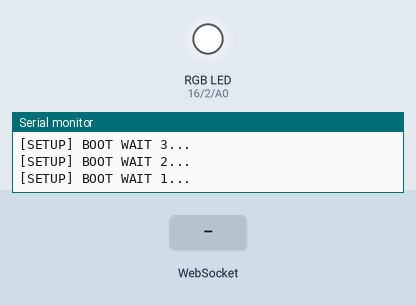
Recording of a sketch running on a simulated ESP8266 (NodeMCU). On the bench: an RGB LED mixed from three pins (HIGH = lit), the last lines printed to the serial monitor. The inputs (shaded band) are chosen by the test bench. WiFi joins after 1.5 s; servers stay silent unless stated.

Above: at 4.1 s.
At 6.7 s:
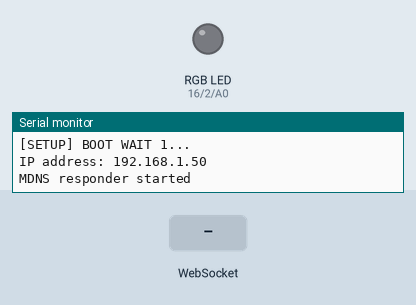
6.8 s: WebSocket text "#" received
8.3 s: WebSocket text "5" received
Timing chart, 0 to 11.3 s (numbered marks = the images above; inputs shaded):
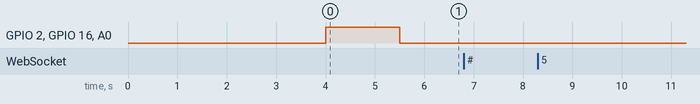

The sketch:

SimpleSocket2.0.ino
```cpp
/* https://github.com/Links2004/arduinoWebSockets/blob/master/examples/esp8266/WebSocketServer_LEDcontrol/WebSocketServer_LEDcontrol.ino
 * WebSocketServer_LEDcontrol.ino
 *
 *  Created on: 26.11.2015
 *
 */

#include <Arduino.h>

#include <ESP8266WiFi.h>
#include <ESP8266WiFiMulti.h>
#include <WebSocketsServer.h>
#include <ESP8266WebServer.h>
#include <ESP8266mDNS.h>
#include <Hash.h>

#define LED_RED     16
#define LED_GREEN   2
#define LED_BLUE    17

#define USE_SERIAL Serial


ESP8266WiFiMulti WiFiMulti;

ESP8266WebServer server(80);
WebSocketsServer webSocket = WebSocketsServer(81);

void webSocketEvent(uint8_t num, WStype_t type, uint8_t * payload, size_t length) {

    switch(type) {
        case WStype_DISCONNECTED:
            USE_SERIAL.printf("[%u] Disconnected!\n", num);
            break;
        case WStype_CONNECTED: {
            IPAddress ip = webSocket.remoteIP(num);
            USE_SERIAL.printf("[%u] Connected from %d.%d.%d.%d url: %s\n", num, ip[0], ip[1], ip[2], ip[3], payload);

            // send message to client
            webSocket.sendTXT(num, "Connected");
        }
            break;
        case WStype_TEXT:
            USE_SERIAL.printf("[%u] get Text: %s\n", num, payload);

            if(payload[0] == '#') {
                // we get RGB data

                // decode rgb data
                uint32_t rgb = (uint32_t) strtol((const char *) &payload[1], NULL, 16);

                analogWrite(LED_RED,    ((rgb >> 16) & 0xFF));
                analogWrite(LED_GREEN,  ((rgb >> 8) & 0xFF));
                analogWrite(LED_BLUE,   ((rgb >> 0) & 0xFF));
            }

            break;
    }

}

void setup() {
    //USE_SERIAL.begin(921600);
    USE_SERIAL.begin(115200);

    //USE_SERIAL.setDebugOutput(true);

    USE_SERIAL.println();
    USE_SERIAL.println();
    USE_SERIAL.println();

    for(uint8_t t = 4; t > 0; t--) {
        USE_SERIAL.printf("[SETUP] BOOT WAIT %d...\n", t);
        USE_SERIAL.flush();
        delay(1000);
    }

    pinMode(LED_RED, OUTPUT);
    pinMode(LED_GREEN, OUTPUT);
    pinMode(LED_BLUE, OUTPUT);

    digitalWrite(LED_RED, 1);
    digitalWrite(LED_GREEN, 1);
    digitalWrite(LED_BLUE, 1);

    //Configure a static IP on a network
    IPAddress staticIP(172, 20, 10, 5); //ESP static ip
    IPAddress gateway(172, 20, 10, 1);   //IP Address of your WiFi Router (Gateway)
    IPAddress subnet(255, 255, 255, 0);  //Subnet mask
    IPAddress dns(8, 8, 8, 8);  //DNS
    WiFi.config(staticIP, subnet, gateway, dns);
    WiFi.begin("Nathan's IPhone", "password");

    //WifiMulti
    WiFiMulti.addAP("Nathan's IPhone", "password");

    while(WiFiMulti.run() != WL_CONNECTED) {
        delay(100);
        USE_SERIAL.print(".");
    }
    Serial.println("");
    Serial.print("IP address: ");
    Serial.println(WiFi.localIP());

    // start webSocket server
    webSocket.begin();
    webSocket.onEvent(webSocketEvent);

    if(MDNS.begin("esp8266")) {
        USE_SERIAL.println("MDNS responder started");
    }

    // handle index
    server.on("/", []() {
        server.send(200, "text/html", "<!DOCTYPE html><html lang=\"en\" dir=\"ltr\"><head><meta charset=\"utf-8\"><title>Lighting</title><style>.button {height: 10vh;width: 80vw;border-radius: 50px;background-color: black;border: 10px solid rgb(0,0,0);color: white;text-align: center;display: inline-block;font-size: 7vh;}.slidecontainer {width: 100}.slider {-webkit-appearance: none;width: 95vw;height: 10vh;border-radius: 50px;background: #d3d3d3;outline: none;opacity: 0.7;-webkit-transition: .2s;transition: opacity .2s;}.slider:hover {opacity: 1;}.slider::-webkit-slider-thumb {-webkit-appearance: none;appearance: none;width: 10vw;height: 10vh;border-radius: 50px;background: rgb(0,0,0);cursor: pointer;}.slider::-moz-range-thumb {width: 10vw;height: 10vh;border-radius: 50px;background: rgb(0,0,0);cursor: pointer;}</style></head><body onload = \"start()\"><center><button type=\"button\" id = \"button\" onclick=\"lightIt()\" class = \"button\">Light</button><br><input type=\"range\" min=\"0\" max=\"1\" value=\"0.5\" step = \"0.01\" class=\"slider\" id=\"brightness\" oninput=\"changeColor()\"><br><canvas id=\"canvas\" width=\"300px\" height=\"500px\"></canvas><br><p id=\"testing\"> </p></center><script type=\"text/javascript\">var canvas = document.getElementById(\"canvas\");var ctx = canvas.getContext(\"2d\");var width, height, length;var color, r, g ,b, a;var Socket;function start() {Socket = new WebSocket(\"ws://172.20.10.5:81/\");Socket.onopen = function(event) {console.log(\"WebSocket is open now.\");};canvas.addEventListener(\"mousedown\", function(e){getColor(canvas, e);});window.addEventListener(\"resize\", function(e) {adjustCanvas();fillColorWheel();});adjustCanvas();fillColorWheel();}function adjustCanvas() {width = window.innerWidth;height = window.innerHeight;length = width >= height ? height : width;length = 0.9 * length;canvas.width = length;canvas.height = length;}function fillColorWheel() {var rOuter = [255, 255, 255, 125, 0, 0, 0, 0, 0, 125, 255, 255];var gOuter = [0, 125, 255, 255, 255, 255, 255, 125, 0, 0, 0, 0];var bOuter = [0, 0, 0, 0, 0, 125, 255, 255, 255, 255, 255, 125];var radius = length / 2 - 5;ctx.strokeStyle = \"black\";for (var i = 0; i < rOuter.length; i++) {ctx.beginPath();ctx.moveTo(length / 2, length / 2);ctx.arc(length / 2, length / 2, radius , i * 2 * Math.PI / rOuter.length - Math.PI / 2, (i + 1) * 2* Math.PI / rOuter.length - Math.PI / 2);ctx.closePath();ctx.fillStyle = \"rgb(\" + rOuter[i] + \" ,\" + gOuter[i] + \",\" + bOuter[i] + \")\";ctx.fill();}var rInner = [255, 255, 255];var gInner = [255, 214, 147];var bInner = [255, 170, 71];var innerRadius = 0.5 * radius;for (var i = 0; i < rInner.length; i++) {ctx.beginPath();ctx.moveTo(length / 2, length / 2);ctx.arc(length / 2, length / 2, innerRadius, i * 2 * Math.PI / rInner.length - Math.PI / 2, (i + 1) * 2* Math.PI / rInner.length - Math.PI / 2);ctx.closePath();ctx.fillStyle = \"rgb(\" + rInner[i] + \" ,\" + gInner[i] + \",\" + bInner[i] + \")\";ctx.fill();}}function getColor(canvas, event) {let rect = canvas.getBoundingClientRect();let x = event.clientX - rect.left;let y = event.clientY - rect.top;var imgData = ctx.getImageData(x, y, 1, 1);r =  imgData.data[0];g =  imgData.data[1];b =  imgData.data[2];changeColor();}function changeColor() {a = document.getElementById(\"brightness\").value;color = \"rgba(\" + r + \",\" + g + \",\" + b + \",\" + a + \")\";var complimentColor = \"rgb(\" + (255 - r) + \",\" + (255 - g) + \",\" + (255 - b) + \")\";document.body.style.backgroundColor = color;document.getElementById(\"button\").style.background = color;document.getElementById(\"button\").style.color = complimentColor;document.getElementById(\"button\").style.border = \"10px solid \" + complimentColor;}function lightIt() {console.log(\"Color Sent: rgba(\" + r + \", \" + g + \", \" + b + \", \" + a + \")\")Socket.send(color);}</script></body></html>");
    });

    server.begin();

    // Add service to MDNS
    MDNS.addService("http", "tcp", 80);
    MDNS.addService("ws", "tcp", 81);

    digitalWrite(LED_RED, 0);
    digitalWrite(LED_GREEN, 0);
    digitalWrite(LED_BLUE, 0);

}

void loop() {
    webSocket.loop();
    server.handleClient();
}
```
